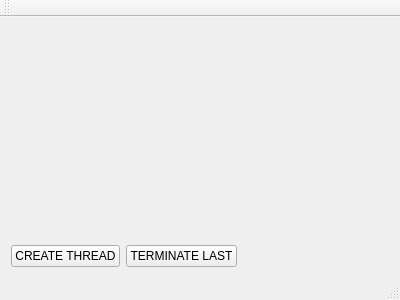
<?xml version="1.0" encoding="UTF-8"?>
<ui version="4.0">
 <class>MainWindow</class>
 <widget class="QMainWindow" name="MainWindow">
  <property name="geometry">
   <rect>
    <x>0</x>
    <y>0</y>
    <width>400</width>
    <height>300</height>
   </rect>
  </property>
  <property name="windowTitle">
   <string>MainWindow</string>
  </property>
  <widget class="QWidget" name="centralWidget">
   <layout class="QGridLayout" name="gridLayout_2">
    <item row="0" column="0">
     <layout class="QGridLayout" name="gridLayout">
      <item row="1" column="0">
       <widget class="QPushButton" name="pbnCreateThread">
        <property name="text">
         <string>CREATE THREAD</string>
        </property>
       </widget>
      </item>
      <item row="0" column="0">
       <spacer name="verticalSpacer">
        <property name="orientation">
         <enum>Qt::Vertical</enum>
        </property>
        <property name="sizeHint" stdset="0">
         <size>
          <width>20</width>
          <height>40</height>
         </size>
        </property>
       </spacer>
      </item>
      <item row="1" column="2">
       <spacer name="horizontalSpacer">
        <property name="orientation">
         <enum>Qt::Horizontal</enum>
        </property>
        <property name="sizeHint" stdset="0">
         <size>
          <width>40</width>
          <height>20</height>
         </size>
        </property>
       </spacer>
      </item>
      <item row="1" column="1">
       <widget class="QPushButton" name="pbnTerminateLast">
        <property name="text">
         <string>TERMINATE LAST</string>
        </property>
       </widget>
      </item>
     </layout>
    </item>
   </layout>
  </widget>
  <widget class="QMenuBar" name="menuBar">
   <property name="geometry">
    <rect>
     <x>0</x>
     <y>0</y>
     <width>400</width>
     <height>21</height>
    </rect>
   </property>
  </widget>
  <widget class="QToolBar" name="mainToolBar">
   <attribute name="toolBarArea">
    <enum>TopToolBarArea</enum>
   </attribute>
   <attribute name="toolBarBreak">
    <bool>false</bool>
   </attribute>
  </widget>
  <widget class="QStatusBar" name="statusBar"/>
 </widget>
 <layoutdefault spacing="6" margin="11"/>
 <resources/>
 <connections/>
</ui>
